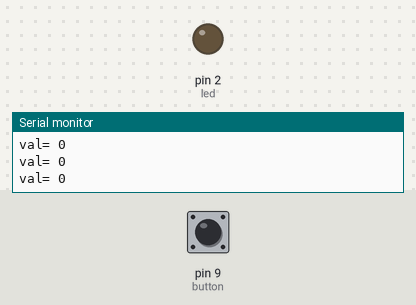
This sketch was run on a simulated Arduino Uno, built with avr-gcc and run on an emulated ATmega328P. Shown: output pins drawn as LEDs (lit = HIGH), the last lines printed to the serial monitor. The inputs (shaded band) are chosen by the test bench; at power-on: pin 9 (button) LOW.

Above: at 1.2 s.
1.3 s: pin 9 (button) pulled HIGH for 0.15 s
At 1.38 s:
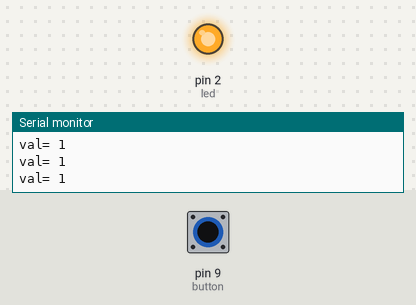
2.9 s: pin 9 (button) pulled HIGH for 3.2 s
At 7.5 s:
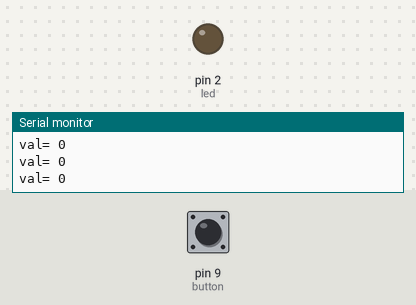
Timing chart, 0 to 9.0 s (numbered marks = the images above; inputs shaded):
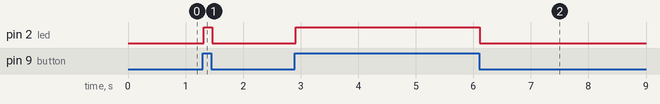

Measured:
- after the input at 1.3 s, pin 2 (led): LOW → HIGH at once, → LOW 0.14 s later
- after the input at 2.9 s, pin 2 (led): LOW → HIGH at once, → LOW 3.2 s later

The sketch:

sketch_sep27c.ino
```cpp
const int led = 2;
const int button =9;
const int buzzer = 8;
void setup() {
  // put your setup code here, to run once:
  pinMode(led,OUTPUT);
  pinMode(button,INPUT);
  Serial.begin(9600);
}

void loop() {
  // put your main code here, to run repeatedly:
  int val = digitalRead(button);
  Serial.print("val= ");
  Serial.println(val);
  delay(10);
  if(val==1)
  {
    digitalWrite(led,HIGH);
  } else {
    digitalWrite(led,LOW);
  }
}
```
